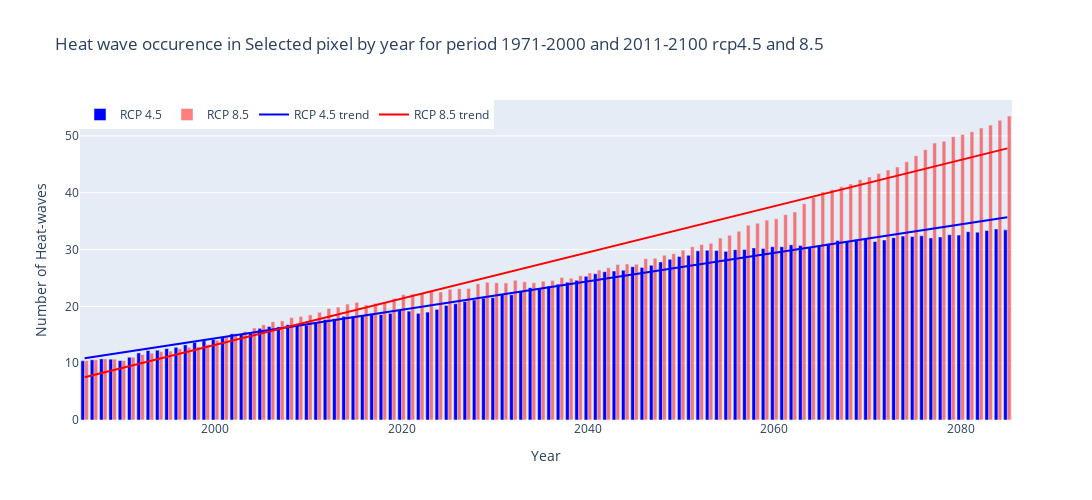

Here is the notebook cell this chart was saved with:
### Code cell
b = hwd45n
t = hwd85n
# Calculate trend lines for b and t
b_trend = np.polyfit(np.arange(len(b)), b, 1)
t_trend = np.polyfit(np.arange(len(t)), t, 1)
# Define years
year = list(range(1986, 2086))
# Create figure
fig = go.Figure()
# Add bar trace for 'b'
fig.add_trace(go.Bar(x=year, y=b, name='RCP 4.5', marker_color='blue'))
# Add bar trace for 't'
fig.add_trace(go.Bar(x=year, y=t, name='RCP 8.5', opacity=0.5, marker_color='red'))
# Add trend line trace for 'b'
fig.add_trace(go.Scatter(x=year, y=np.polyval(b_trend, np.arange(len(b))), mode='lines', name='RCP 4.5 trend', line=dict(color='blue')))
# Add trend line trace for 't'
fig.add_trace(go.Scatter(x=year, y=np.polyval(t_trend, np.arange(len(t))), mode='lines', name='RCP 8.5 trend', line=dict(color='red')))
# Update layout
fig.update_layout(
    title='Heat wave occurence in Selected pixel by year for period 1971-2000 and 2011-2100 rcp4.5 and 8.5',
    xaxis_title='Year',
    yaxis_title='Number of Heat-waves',
    legend=dict(x=0, y=1, traceorder='normal', orientation='h'),
    width=1100,
    height=500)
